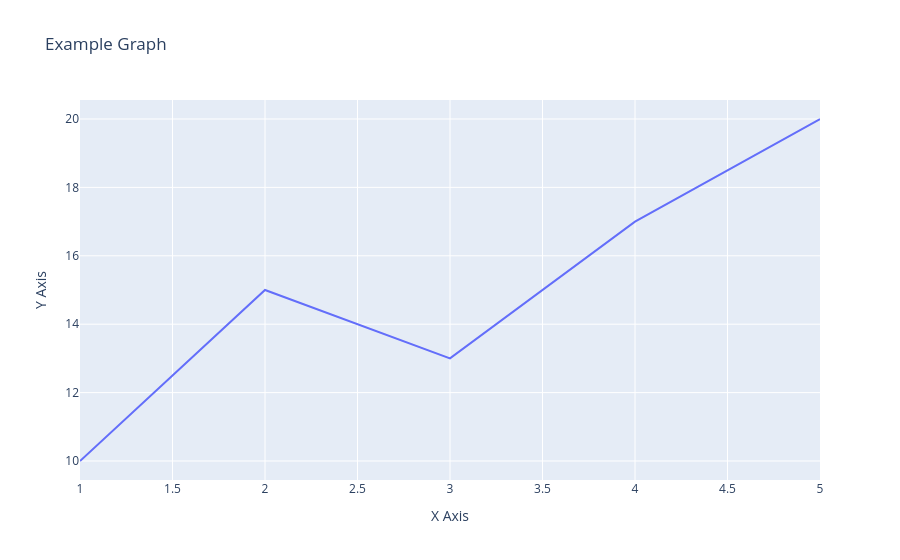

The code cell stored with this chart in its notebook:
### Markdown cell above
Plotly has

-> figure object (go.Figure)

-> multiple traces: data object
    fig.add_trace
        and as a trace type go.Scatter

-> layout: customization of view

### Code cell
# import plotly.graph_objects as go


x = [1, 2, 3, 4, 5]
y = [10, 15, 13, 17, 20]

fig = go.Figure()

fig.add_trace(
    go.Scatter(
        x=x,
        y=y,
        mode='lines',
        name='Example'
    )

)

#LAYOUT PART:
fig.update_layout(
    title='Example Graph',
    xaxis_title='X Axis',
    yaxis_title='Y Axis'
)

fig.show()

### Figure 1 — Plotly figure (JSON) as saved in the notebook; plotly's stock layout.template omitted (floating-point values rounded to 4 significant figures)
{"data": [{"mode": "lines", "name": "Example", "x": [1, 2, 3, 4, 5], "y": [10, 15, 13, 17, 20], "type": "scatter"}], "layout": {"title": {"text": "Example Graph"}, "xaxis": {"title": {"text": "X Axis"}}, "yaxis": {"title": {"text": "Y Axis"}}}}
